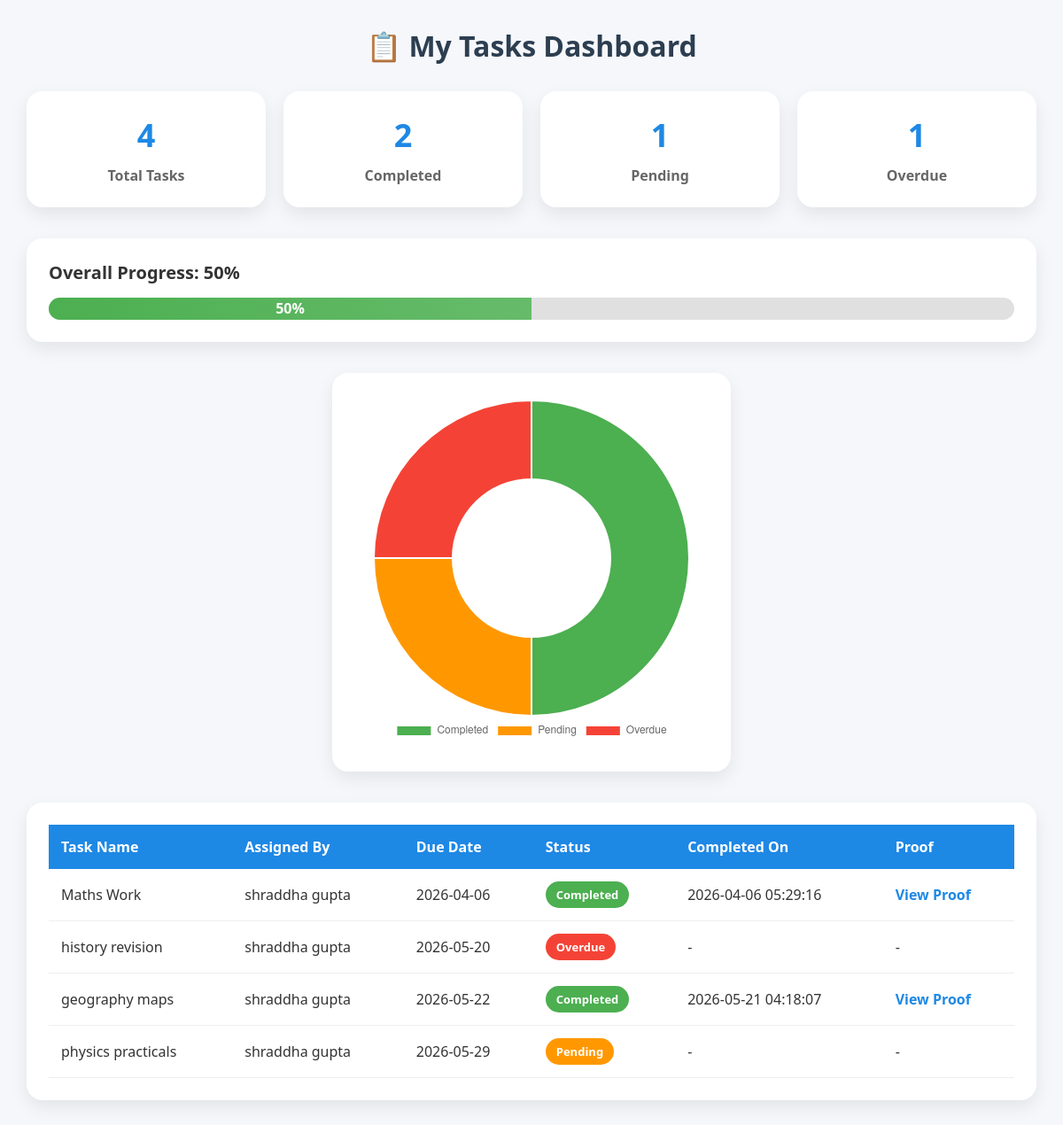
The app's page /view_tasks (signed in) with its own data.
### tables this page shows
CREATE TABLE child_task_status(
    id INTEGER PRIMARY KEY AUTOINCREMENT,
    task_id INTEGER,
    child_id INTEGER,
    completed INTEGER DEFAULT 0,
    proof_image TEXT,
    completed_time TIMESTAMP DEFAULT CURRENT_TIMESTAMP
);

CREATE TABLE tasks(
    id INTEGER PRIMARY KEY AUTOINCREMENT,
    child_id INTEGER,
    task_name TEXT,
    assigned_by TEXT,
    due_date TEXT
);

### app.py (the view)
@app.route("/view_tasks")
def view_tasks():
    if session.get("role") != "child":
        return redirect("/")
    conn = get_db_connection()
    child = conn.execute(
        "SELECT child_id FROM child WHERE user_id = ?",
        (session["user_id"],)
    ).fetchone()
    if not child:
        conn.close()
        return "Child not found"
    child_id = child["child_id"]
    tasks = conn.execute("""
        SELECT
            t.id,
            t.task_name,
            t.assigned_by,
            t.due_date,
            COALESCE(cts.completed, 0) AS completed,
            cts.proof_image,
            cts.completed_time
        FROM tasks t
        LEFT JOIN child_task_status cts
            ON t.id = cts.task_id
           AND cts.child_id = ?
        WHERE t.child_id = ?
        ORDER BY t.due_date ASC
    """, (child_id, child_id)).fetchall()
    conn.close()
    from datetime import datetime
    today = datetime.now().date()
    current_date = today.strftime("%Y-%m-%d")
    total_tasks = len(tasks)
    completed_tasks = 0
    pending_tasks = 0
    overdue_tasks = 0
    for task in tasks:
        if task["completed"] == 1:
            completed_tasks += 1
        else:
            try:
                due_date = datetime.strptime(
                    task["due_date"], "%Y-%m-%d"
                ).date()
                if due_date < today:
                    overdue_tasks += 1
                else:
                    pending_tasks += 1
            except:
                pending_tasks += 1
    if total_tasks > 0:
        overall_progress = int(
            (completed_tasks / total_tasks) * 100
        )
    else:
        overall_progress = 0
    return render_template(
        "view_task.html",
        tasks=tasks,
        total_tasks=total_tasks,
        completed_tasks=completed_tasks,
        pending_tasks=pending_tasks,
        overdue_tasks=overdue_tasks,
        overall_progress=overall_progress,
        current_date=current_date
    )

### app.py (called while the page is built)
def get_db_connection():
    conn = sqlite3.connect("database.db")
    conn.row_factory = sqlite3.Row
    return conn

### templates/view_task.html (shortened to what this page needs)
<!DOCTYPE html>
<html lang="en">
<head>
</head>
<body>
<div class="container">
    <h1>📋 My Tasks Dashboard</h1>
    <div class="summary">
        <div class="card">
            <h2>{{ total_tasks }}</h2>
            <p>Total Tasks</p>
        </div>
        <div class="card">
            <h2>{{ completed_tasks }}</h2>
            <p>Completed</p>
        </div>
        <div class="card">
            <h2>{{ pending_tasks }}</h2>
            <p>Pending</p>
        </div>
        <div class="card">
            <h2>{{ overdue_tasks }}</h2>
            <p>Overdue</p>
        </div>
    </div>
    <div class="progress-section">
        <div class="progress-title">
            Overall Progress: {{ overall_progress }}%
        </div>
        <div class="progress-bar">
            <div class="progress-fill" style="width: {{ overall_progress }}%;">
                {{ overall_progress }}%
            </div>
        </div>
    </div>
    <div class="chart-container">
        <canvas id="taskChart"></canvas>
    </div>
    <div class="table-container">
        {% if tasks %}
        <table>
            <thead>
                <tr>
                    <th>Task Name</th>
                    <th>Assigned By</th>
                    <th>Due Date</th>
                    <th>Status</th>
                    <th>Completed On</th>
                    <th>Proof</th>
                </tr>
            </thead>
            <tbody>
    {% for task in tasks %}
        {% set status = "Pending" %}
        {% set status_class = "pending" %}
        {% if task['completed'] == 1 %}
            {% set status = "Completed" %}
            {% set status_class = "completed" %}
        {% elif task['due_date'] and task['due_date'] < current_date %}
            {% set status = "Overdue" %}
            {% set status_class = "overdue" %}
        {% endif %}
        <tr>
            <td>{{ task['task_name'] }}</td>
            <td>{{ task['assigned_by'] }}</td>
            <td>{{ task['due_date'] }}</td>
            <td>
                <span class="status {{ status_class }}">
                    {{ status }}
                </span>
            </td>
            <td>
                {% if task['completed_time'] %}
                    {{ task['completed_time'] }}
                {% else %}
                    -
                {% endif %}
            </td>
            <td>
                {% if task['proof_image'] %}
                    <a href="{{ url_for('static',
                        filename='uploads/' + task['proof_image']) }}"
                       target="_blank"
                       class="proof-link">
                        View Proof
                    </a>
                {% else %}
                    -
                {% endif %}
            </td>
        </tr>
    {% endfor %}
</tbody>
        </table>
        {% else %}
            <div class="no-tasks">No tasks assigned yet.</div>
        {% endif %}
    </div>
</div>
<script>
const ctx = document.getElementById('taskChart').getContext('2d');
new Chart(ctx, {
    type: 'doughnut',
    data: {
        labels: ['Completed', 'Pending', 'Overdue'],
        datasets: [{
            data: [
                {{ completed_tasks }},
                {{ pending_tasks }},
                {{ overdue_tasks }}
            ],
            backgroundColor: [
                '#4caf50',
                '#ff9800',
                '#f44336'
            ],
            borderWidth: 2
        }]
    },
    options: {
        responsive: true,
        plugins: {
            legend: {
                position: 'bottom'
            }
        }
    }
});
</script>
</body>
</html>

### templates/view_task.html (style rules this page uses)
* { margin: 0; padding: 0; box-sizing: border-box; font-family: "Segoe UI", sans-serif; }
body { background: #f5f7fb; padding: 30px; color: #333; }
.container { max-width: 1300px; margin: auto; }
h1 { text-align: center; margin-bottom: 30px; color: #2c3e50; font-size: 32px; font-weight: 700; }
.summary { display: grid; grid-template-columns: repeat(auto-fit, minmax(220px, 1fr)); gap: 20px; margin-bottom: 35px; }
.card { background: white; border-radius: 18px; padding: 25px; box-shadow: 0 8px 20px rgba(0,0,0,0.08); text-align: center; transition: 0.3s ease; }
.card h2 { font-size: 36px; margin-bottom: 10px; color: #1e88e5; }
.card p { font-size: 16px; color: #666; font-weight: 600; }
.progress-section { background: white; border-radius: 18px; padding: 25px; box-shadow: 0 8px 20px rgba(0,0,0,0.08); margin-bottom: 35px; }
.progress-title { font-size: 20px; font-weight: 600; margin-bottom: 15px; }
.progress-bar { width: 100%; background: #e0e0e0; border-radius: 30px; overflow: hidden; height: 25px; }
.progress-fill { height: 100%; background: linear-gradient(90deg, #4caf50, #66bb6a); text-align: center; color: white; font-weight: bold; line-height: 25px; }
.chart-container { background: white; border-radius: 18px; padding: 30px; box-shadow: 0 8px 20px rgba(0,0,0,0.08); margin-bottom: 35px; max-width: 450px; margin-left: auto; margin-right: auto; }
.table-container { background: white; border-radius: 18px; padding: 25px; box-shadow: 0 8px 20px rgba(0,0,0,0.08); overflow-x: auto; }
table { width: 100%; border-collapse: collapse; }
th { background: #1e88e5; color: white; padding: 14px; text-align: left; }
td { padding: 14px; border-bottom: 1px solid #eee; }
.status { padding: 6px 12px; border-radius: 20px; font-size: 13px; font-weight: 600; color: white; display: inline-block; }
.completed { background: #4caf50; }
.pending { background: #ff9800; }
.overdue { background: #f44336; }
.proof-link { color: #1e88e5; text-decoration: none; font-weight: 600; }

### records on screen
child_task_status: task_name "Maths Work", assigned_by "shraddha gupta", due_date "2026-04-06", status "Completed", completed_time "2026-04-06 05:29:16"
tasks: task_name "history revision", assigned_by "shraddha gupta", due_date "2026-05-20", status "Overdue"
child_task_status: task_name "geography maps", assigned_by "shraddha gupta", due_date "2026-05-22", status "Completed", completed_time "2026-05-21 04:18:07"
tasks: task_name "physics practicals", assigned_by "shraddha gupta", due_date "2026-05-29", status "Pending"

### other values on screen
{{ total_tasks }} "4"
{{ completed_tasks }} "2"
{{ pending_tasks }} "1"
{{ overdue_tasks }} "1"
{{ overall_progress }} "50"
chart data {{ completed_tasks }} 2
chart data {{ pending_tasks }} 1
chart data {{ overdue_tasks }} 1
